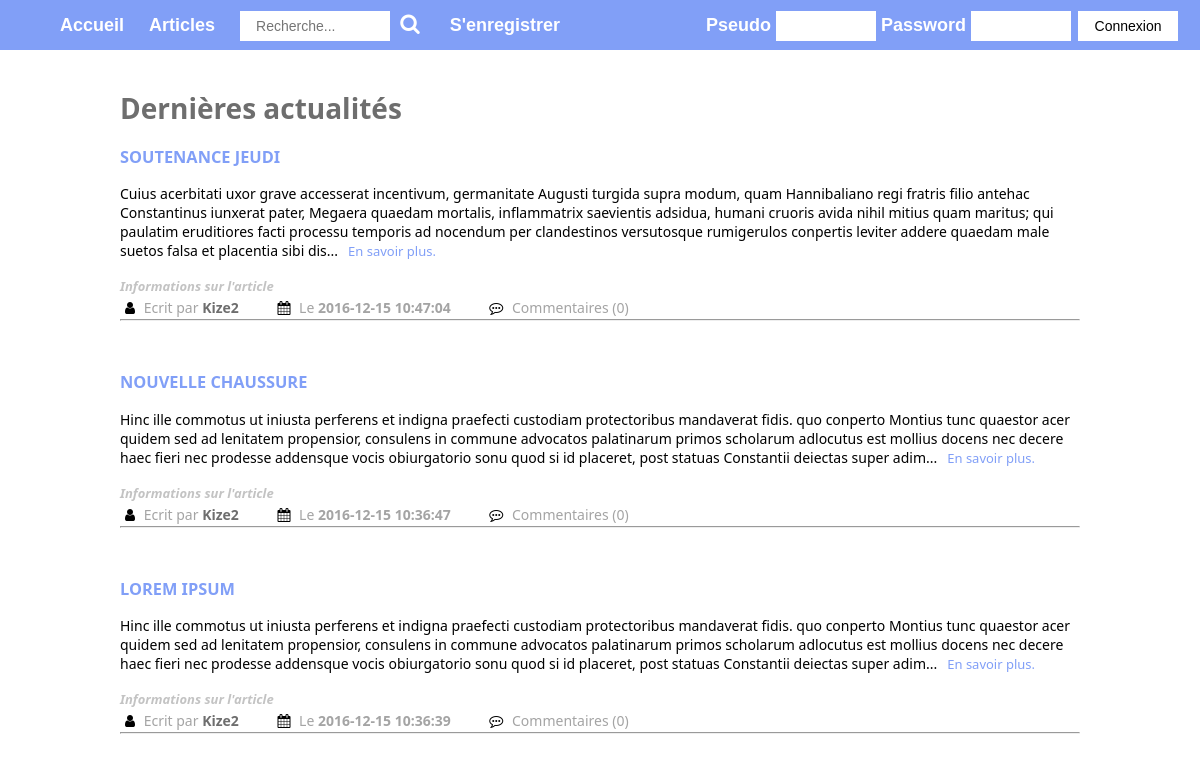
Screenshot of /?p=list_articles with the database file from the repository.
### tables this page shows
CREATE TABLE `article` (
  `id` int(11) NOT NULL,
  `id_user` int(11) NOT NULL,
  `title` varchar(60) NOT NULL,
  `content` varchar(10000) NOT NULL,
  `created` datetime NOT NULL DEFAULT CURRENT_TIMESTAMP,
  `updated` datetime NOT NULL DEFAULT CURRENT_TIMESTAMP,
  `id_image` int(11) NOT NULL,
  `ext_image` varchar(16) DEFAULT NULL
);

CREATE TABLE `user` (
  `id` int(11) NOT NULL,
  `pseudo` varchar(255) NOT NULL,
  `password` varchar(255) NOT NULL,
  `email` varchar(255) NOT NULL,
  `id_role` int(11) NOT NULL,
  `created` timestamp NOT NULL DEFAULT CURRENT_TIMESTAMP
);

### includes/sql.php (called while the page is built, shortened)
<?php
	function select ($table, $fields = [], $conditions = '') {
		global $mysqlConnect;
		$sql = 'SELECT ';
		if (empty($fields)) {
			$sql .= '*';
		} else {
			foreach ($fields as $field) {
				if ($field === $fields[0]) {
					$sql .= $field;
				} else {
					$sql .= ',' . $field;
				}
			}
		}
		$sql .= ' FROM ' . $table . ' ' . $conditions;
		$result = mysqli_query($mysqlConnect, $sql);
		if ($result) {
			return mysqli_fetch_all($result, MYSQLI_ASSOC);
		} else {
			var_dump($sql);die;
		}
		return $result;
	}

### model/article.php (called while the page is built, shortened)
<?php
function selectAllArticles () {
	return select('article', ['article.*, user.pseudo as user, count(comment.id) as nbr'], 'JOIN user ON user.id = article.id_user LEFT JOIN comment ON article.id = comment.id_article GROUP BY article.id ORDER BY article.created DESC ');
}

### controller/list_articles.php (called while the page is built, shortened)
<?php
require_once('model/article.php');
$articles = selectAllArticles();

### views/list_articles.php (the view, shortened to what this page needs)
<h1>Dernières actualités</h1>
<?php foreach ($articles as $article): ?>
	<?php
		$content = $article['content'];
		if (strlen($content) > 450) {
			$content = substr($content, 0, 450) . '...';
		}
	?>
	<h3><a href="?p=single_article&id=<?= $article['id'] ?>"><?= $article['title']; ?></a></h3>
	<div class="article_resume"><?= $content; ?><a href="?p=single_article&id=<?= $article['id'] ?>"><span class="see_more">En savoir plus.</a> </span></div>
	<h4>Informations sur l'article</h4>
	<div class="article_info" >
		<i class="fa fa-user" aria-hidden="true"></i>
		<div class="article_info_author">Ecrit par <a class="link_author" href="?p=single_user&id=<?= $article['id_user'] ?>"><?= $article['user']; ?></a></div>
		<i class="fa fa-calendar" aria-hidden="true"></i>
		<div class="article_info_created">Le <a class="link_date" href="?p=single_user&id=<?= $article['id_user'] ?>"><?= $article['created']; ?></a></div>
		<i class="fa fa-commenting-o" aria-hidden="true"></i>
		<div class="article_info_comments"><?php echo "Commentaires (".$article['nbr'].")"; ?></div>
	</div>
	<hr>
<?php endforeach; ?>

### styles/style.css (style rules this page uses)
body { font-family: 'Noto Sans', sans-serif; padding: 0; margin: 0; font-size: 14px; }
a { color: #819FF7; }
a:link { text-decoration: none; }
.article_info > div { display: inline-block; margin-right: 30px; color: #A4A4A4; }
.article_info { font-size: 14px; }
hr { margin-top: 2px; margin-bottom: 50px; }
h1 { color: #6E6E6E; }
h3 > a:link { color:#819FF7; text-transform: uppercase; }
h4 { margin-bottom: 3px; font-style: italic; color: #c3c3c3; font-size: 13px; }
.link_author { font-weight: bold; color: #6E6E6E; }
.link_date { color: #A4A4A4; font-weight: 600; }
.see_more { font-size: 13px; margin-left: 10px; }
.fa { margin: 0px 5px; }

### rows the page displays
article: title "SOUTENANCE JEUDI", content "Cuius acerbitati uxor grave accesserat incentivum, germanitate Augusti turgida supra modum, quam Hannibaliano regi fratris filio antehac Constantinus iunxerat pater, Megaera quaedam mortalis, inflammatrix saevientis adsidua, humani cruoris avida nihil mitius quam maritus; qui paulatim eruditiores facti processu temporis ad nocendum per clandestinos versutosque rumigerulos conpertis leviter addere quaedam male suetos falsa et placentia sibi dis...", id_user.pseudo "Kize2", created "2016-12-15 10:47:04", nbr "0"
article: title "NOUVELLE CHAUSSURE", content "Hinc ille commotus ut iniusta perferens et indigna praefecti custodiam protectoribus mandaverat fidis. quo conperto Montius tunc quaestor acer quidem sed ad lenitatem propensior, consulens in commune advocatos palatinarum primos scholarum adlocutus est mollius docens nec decere haec fieri nec prodesse addensque vocis obiurgatorio sonu quod si id placeret, post statuas Constantii deiectas super adim...", id_user.pseudo "Kize2", created "2016-12-15 10:36:47", nbr "0"
article: title "LOREM IPSUM", content "Hinc ille commotus ut iniusta perferens et indigna praefecti custodiam protectoribus mandaverat fidis. quo conperto Montius tunc quaestor acer quidem sed ad lenitatem propensior, consulens in commune advocatos palatinarum primos scholarum adlocutus est mollius docens nec decere haec fieri nec prodesse addensque vocis obiurgatorio sonu quod si id placeret, post statuas Constantii deiectas super adim...", id_user.pseudo "Kize2", created "2016-12-15 10:36:39", nbr "0"
